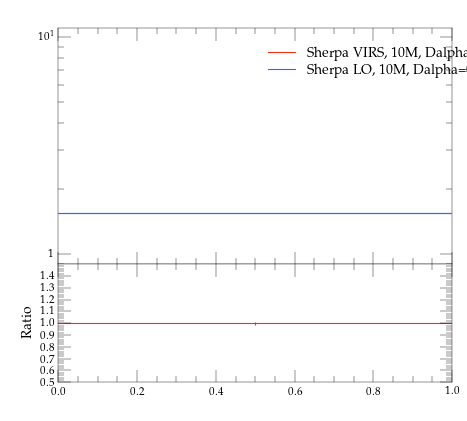

Write the Python code that produced this figure.
#! /usr/bin/env python

# This Python script was auto-generated using YODA v2.0.0.
# Analysis object: /evtb/incCutEg
# Timestamp: 16-04-2024 (10:08:55)

import matplotlib as mpl
import matplotlib.pyplot as plt
mpl.use('Agg') # comment out for interactive use
import os
import numpy as np

plotDir = os.path.split(os.path.realpath(__file__))[0]
if 'YODA_USER_PLOT_PATH' in globals():
    plot_outdir = globals()['YODA_USER_PLOT_PATH']
else:
    plot_outdir = plotDir

#plot style
plt.style.use(os.path.join(plotDir, '../default.mplstyle'))
# plot metadata
figW, figH = plt.rcParams['figure.figsize']
ax_xLabel = r''
ax_yLabel = r''
ax_title  = r''
ax_xScale = 'linear'
ax_yScale = 'log'
xLims = (0.0, 1.0)
yLims = (0.9, 11.0)

# TeX-friendly labels for the legend
labels = [ r"Sherpa VIRS, 10M, Dalpha=0.01", r"Sherpa LO, 10M, Dalpha=0.01" ]

# Create figure and axis objects
fig, (ax, ratio0_ax) = plt.subplots(2, 1, sharex=True,
                  figsize=(figW,figH), gridspec_kw={'height_ratios': (2, 1)})
ratio0_ax.yaxis.set_major_locator(mpl.ticker.MultipleLocator(0.1))
ratio0_ax.set_ylim(0.5, 1.4999)
ratio0_ax.set_ylabel('Ratio')

# LineColor map: curve index -> color
linecolors = {0: '#EE3311', 1: '#3366FF'}
# the numerical data is stored in a separate file
dataf = dict()
prefix = os.path.split(__file__)[0]
if prefix:    prefix = prefix + '/'
exec(open(prefix+'incCutEg__data.py').read(), dataf)


legend_handles = [] # keep track of handles for the legend

# style options for curves
# starts at zorder>=5 to draw curve on top of legend
styles = {
  'curve0': {
    'color' : linecolors[0],
    'linestyle' : '-',
    'marker' : 'o',
    'zorder' : 5,
    'histstyle' : True,
  },
  'curve1': {
    'color' : linecolors[1],
    'linestyle' : '-',
    'marker' : 'o',
    'zorder' : 6,
    'histstyle' : True,
  },
}
# curve from input yoda files in main panel
for label in dataf['yvals'].keys():
    if all(np.isnan(v) for v in dataf['yvals'][label]):
        continue
    tmp = None
    if styles[label]['histstyle']: # draw as histogram
        tmp, = ax.plot(dataf['xedges'], dataf['yedges'][label],
                       color=styles[label]['color'],
                       linestyle=styles[label]['linestyle'],
                       drawstyle='steps-pre', solid_joinstyle='miter',
                       zorder=styles[label]['zorder'], label=label)
        ax.errorbar(dataf['xpoints'], dataf['yvals'][label], color=styles[label]['color'],
                    xerr=dataf['xerrs'], yerr=[dataf['ydowns'][label], dataf['yups'][label]],
                    linestyle='none', zorder=styles[label]['zorder'])
    else: # draw as scatter
        tmp = ax.errorbar(dataf['xpoints'], dataf['yvals'][label],
                          xerr=dataf['xerrs'],
                          yerr=[ dataf['ydowns'][label],
                          dataf['yups'][label] ],
                          fmt=styles[label]['marker'],
                          ecolor=styles[label]['color'],
                          color=styles[label]['color'], zorder=2)
        tmp[-1][0].set_linestyle(styles[label]['linestyle'])
    legend_handles += [tmp]
    for varLabel in dataf['variation_yvals'].keys():
        if varLabel.startswith(label):
            tmp, = ax.plot(dataf['xedges'], dataf['variation_yvals'][varLabel],
                           color=styles[label]['color'],
                           linestyle=styles[label]['linestyle'],
                           drawstyle='steps-pre', solid_joinstyle='miter',
                           zorder=styles[label]['zorder'], alpha=0.5)


# plots on ratio panel
# curve from input yoda files in ratio panel
for label, yvals in dataf['ratio0_yvals'].items():
    if all(np.isnan(v) for v in yvals):
        continue
    if styles[label]['histstyle']: # plot as histogram
        ratio0_ax.plot(dataf['xedges'], yvals,
                       color=styles[label]['color'],
                       linestyle=styles[label]['linestyle'],
                       drawstyle='steps-pre', zorder=1,
                       solid_joinstyle='miter')
        ratio0_ax.vlines(dataf['xpoints'],
                         dataf['ratio0_ymin'][label],
                         dataf['ratio0_ymax'][label],
                         color=styles[label]['color'], zorder=1)
    else: # plot as scatter
        tmp = ratio0_ax.errorbar(dataf['xpoints'],
                                 yvals, xerr=dataf['xerrs'],
                                 yerr=dataf['ratio0_yerrs'][label],
                                 fmt=styles[label]['marker'],
                                 ecolor=styles[label]['color'],
                                 color=styles[label]['color'])
        tmp[-1][0].set_linestyle(styles[label]['linestyle'])

    for varlabel in dataf['ratio0_variation_vals'].keys():
        if varlabel.startswith(label):
            ratio0_ax.plot(dataf['xedges'],
                            dataf['ratio0_variation_vals'][varlabel],
                            color=styles[label]['color'],
                            linestyle=styles[label]['linestyle'],
                            drawstyle='steps-pre', solid_joinstyle='miter',
                            zorder=1, alpha=0.5)

legend_pos = (0.5, 0.97)
ax.legend(legend_handles, labels, loc='upper left', bbox_to_anchor=legend_pos)

# set plot metadata as defined above
ratio0_ax.set_xlabel(ax_xLabel)
ratio0_ax.xaxis.set_label_coords(1., -.15)
ax.set_ylabel(ax_yLabel, loc='top')
ax.set_title(ax_title, loc='left')
ax.set_xscale(ax_xScale)
ax.set_yscale(ax_yScale)
ax.set_xlim(xLims)
ax.set_ylim(yLims)

# tick formatting
plt.rcParams['xtick.top'] = True
plt.rcParams['ytick.right'] = True
ax.yaxis.set_major_locator(mpl.ticker.LogLocator(base=10.0, numticks=np.inf))
ax.yaxis.set_minor_locator(mpl.ticker.LogLocator(
                           base=10.0, subs=np.arange(0.1, 1, 0.1), numticks=np.inf))
fig.align_ylabels((ax, ratio0_ax))
plt.savefig(os.path.join(plot_outdir, 'incCutEg.pdf'), format='PDF')
plt.savefig(os.path.join(plot_outdir, 'incCutEg.png'), format='PNG')

plt.close(fig)
